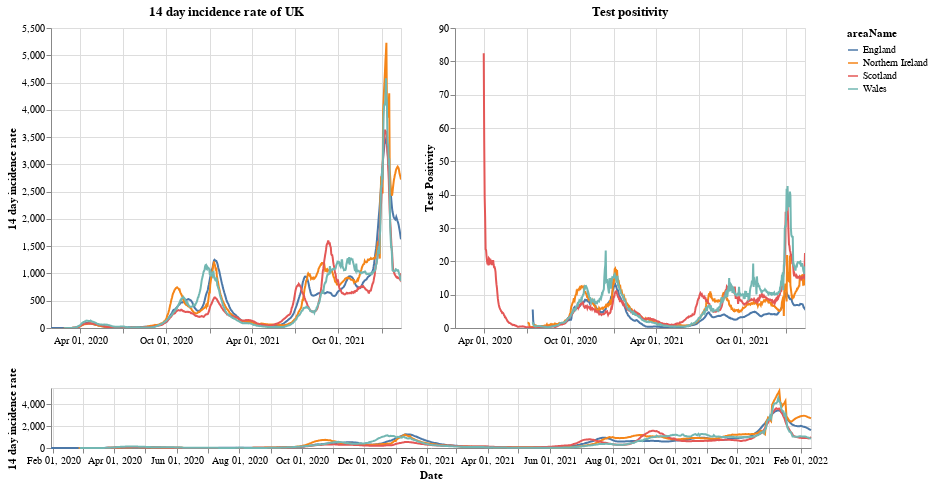

Notebook cell for this chart:
### Markdown cell above
# Plots

First a plot with each country in the UK. The top right shows the positivity rate for (which is the percentage of registered tests which were positive) while the top left is the 14 day incidence rate. The bottom chart can be used to select the timeframe (does not work on a mobile device).

### Code cell
#collapse
brush = alt.selection(type='interval', name='DateBrush',encodings=['x'],fields=['Time'])
leg_selection = alt.selection_multi(fields=['areaName'], bind='legend')

base = alt.Chart(uk_cases).mark_line().encode(
    x=alt.X("yearmonthdate(date):T", axis=alt.Axis(title='Date')),
    y=alt.Y("twoWeeklyCasesRate:Q", axis=alt.Axis(title='14 day incidence rate')),
    tooltip=['areaName', 'date','twoWeeklyCasesRate', 'testPositivity'],
    color='areaName',
    opacity=alt.condition(leg_selection, alt.value(2), alt.value(0.1))
).add_selection(leg_selection).properties(width=350)

upper = base.encode(alt.X('yearmonthdate(date):T', axis=alt.Axis(title=''),
                         scale=alt.Scale(domain=brush))
                   ).properties(title=f'14 day incidence rate of UK')
upper_right = upper.encode(alt.Y('testPositivity:Q', axis=alt.Axis(title='Test Positivity'))).properties(title='Test positivity')
lower = base.properties(height=60, width = 760).add_selection(brush)

(upper | upper_right) & lower

### Figure 1 — Vega-Lite specification as saved in the notebook (floating-point values rounded to 4 significant figures; data arrays with more than 128 entries replaced by an {"elided": "..."} marker saying what was removed)
{"config": {"view": {"continuousWidth": 400, "continuousHeight": 300}}, "vconcat": [{"hconcat": [{"mark": "line", "encoding": {"color": {"type": "nominal", "field": "areaName"}, "opacity": {"condition": {"value": 2, "selection": "selector001"}, "value": 0.1}, "tooltip": [{"type": "nominal", "field": "areaName"}, {"type": "temporal", "field": "date"}, {"type": "quantitative", "field": "twoWeeklyCasesRate"}, {"type": "quantitative", "field": "testPositivity"}], "x": {"type": "temporal", "axis": {"title": ""}, "field": "date", "scale": {"domain": {"selection": "DateBrush"}}, "timeUnit": "yearmonthdate"}, "y": {"type": "quantitative", "axis": {"title": "14 day incidence rate"}, "field": "twoWeeklyCasesRate"}}, "selection": {"selector001": {"type": "multi", "fields": ["areaName"], "bind": "legend"}}, "title": "14 day incidence rate of UK", "width": 350}, {"mark": "line", "encoding": {"color": {"type": "nominal", "field": "areaName"}, "opacity": {"condition": {"value": 2, "selection": "selector001"}, "value": 0.1}, "tooltip": [{"type": "nominal", "field": "areaName"}, {"type": "temporal", "field": "date"}, {"type": "quantitative", "field": "twoWeeklyCasesRate"}, {"type": "quantitative", "field": "testPositivity"}], "x": {"type": "temporal", "axis": {"title": ""}, "field": "date", "scale": {"domain": {"selection": "DateBrush"}}, "timeUnit": "yearmonthdate"}, "y": {"type": "quantitative", "axis": {"title": "Test Positivity"}, "field": "testPositivity"}}, "selection": {"selector001": {"type": "multi", "fields": ["areaName"], "bind": "legend"}}, "title": "Test positivity", "width": 350}]}, {"mark": "line", "encoding": {"color": {"type": "nominal", "field": "areaName"}, "opacity": {"condition": {"value": 2, "selection": "selector001"}, "value": 0.1}, "tooltip": [{"type": "nominal", "field": "areaName"}, {"type": "temporal", "field": "date"}, {"type": "quantitative", "field": "twoWeeklyCasesRate"}, {"type": "quantitative", "field": "testPositivity"}], "x": {"type": "temporal", "axis": {"title": "Date"}, "field": "date", "timeUnit": "yearmonthdate"}, "y": {"type": "quantitative", "axis": {"title": "14 day incidence rate"}, "field": "twoWeeklyCasesRate"}}, "height": 60, "selection": {"selector001": {"type": "multi", "fields": ["areaName"], "bind": "legend"}, "DateBrush": {"type": "interval", "encodings": ["x"], "fields": ["Time"]}}, "width": 760}], "data": {"name": "data-f20eb685b8e24e0d2a81aed250392447"}, "$schema": "https://vega.github.io/schema/vega-lite/v4.8.1.json", "datasets": {"data-f20eb685b8e24e0d2a81aed250392447": {"elided": "2892 records"}}}
